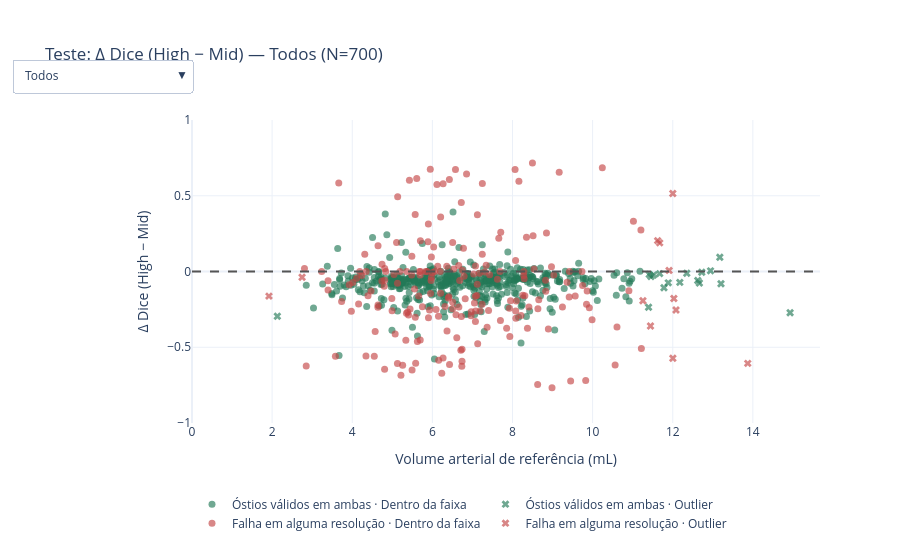

This figure's notebook cell:
### Markdown cell above
### 8.2 Volume × diferença de Dice entre resoluções

Cada ponto é um exame pareado. Valores positivos favorecem High; negativos favorecem Mid. A cor distingue sucesso dos óstios nas duas resoluções de falha em pelo menos uma delas. Os outliers são mantidos.

### Code cell
volume_delta_figure = plot_volume_dice_delta(volume_dice_pairs)
if volume_delta_figure is not None:
    volume_delta_figure.show()

### Figure 1 — Plotly figure (JSON) as saved in the notebook; plotly's stock layout.template omitted (floating-point values rounded to 4 significant figures; data arrays with more than 128 entries replaced by an {"elided": "..."} marker saying what was removed)
{"data": [{"customdata": {"elided": "472x6 mixed values"}, "hovertemplate": "Exame: %{customdata[0]}<br>Volume: %{x:.3f} mL<br>Dice Mid: %{customdata[1]:.4f}<br>Dice High: %{customdata[2]:.4f}<br>Δ Dice: %{y:.4f}<br>Óstios Mid: %{customdata[3]}<br>Óstios High: %{customdata[4]}<br>Volume: %{customdata[5]}<extra></extra>", "marker": {"color": "#247A58", "opacity": 0.65, "size": 7, "symbol": "circle"}, "mode": "markers", "name": "Óstios válidos em ambas · Dentro da faixa", "showlegend": true, "type": "scatter", "visible": true, "x": {"elided": "472 float values"}, "y": {"elided": "472 float values"}}, {"customdata": [[975, 0.7067, 0.6349, "Válidos", "Válidos", "Alto (outlier)"], [987, 0.6958, 0.6722, "Válidos", "Válidos", "Alto (outlier)"], [126, 0.7464, 0.7136, "Válidos", "Válidos", "Alto (outlier)"], [39, 0.6054, 0.3329, "Válidos", "Válidos", "Alto (outlier)"], [734, 0.5864, 0.6806, "Válidos", "Válidos", "Alto (outlier)"], [48, 0.6172, 0.5095, "Válidos", "Válidos", "Alto (outlier)"], [655, 0.7692, 0.4739, "Válidos", "Válidos", "Baixo (outlier)"], [500, 0.396, 0.1597, "Válidos", "Válidos", "Alto (outlier)"], [43, 0.6291, 0.5542, "Válidos", "Válidos", "Alto (outlier)"], [20, 0.6905, 0.6101, "Válidos", "Válidos", "Alto (outlier)"], [181, 0.7148, 0.7191, "Válidos", "Válidos", "Alto (outlier)"], [963, 0.4489, 0.4297, "Válidos", "Válidos", "Alto (outlier)"], [826, 0.7024, 0.6426, "Válidos", "Válidos", "Alto (outlier)"], [389, 0.5379, 0.5333, "Válidos", "Válidos", "Alto (outlier)"], [260, 0.5833, 0.5693, "Válidos", "Válidos", "Alto (outlier)"], [745, 0.6915, 0.6159, "Válidos", "Válidos", "Alto (outlier)"], [770, 0.6938, 0.6827, "Válidos", "Válidos", "Alto (outlier)"]], "hovertemplate": "Exame: %{customdata[0]}<br>Volume: %{x:.3f} mL<br>Dice Mid: %{customdata[1]:.4f}<br>Dice High: %{customdata[2]:.4f}<br>Δ Dice: %{y:.4f}<br>Óstios Mid: %{customdata[3]}<br>Óstios High: %{customdata[4]}<br>Volume: %{customdata[5]}<extra></extra>", "marker": {"color": "#247A58", "opacity": 0.65, "size": 7, "symbol": "x"}, "mode": "markers", "name": "Óstios válidos em ambas · Outlier", "showlegend": true, "type": "scatter", "visible": true, "x": [12.18, 11.52, 11.46, 14.93, 13.18, 11.78, 2.13, 11.4, 11.89, 13.2, 12.94, 11.41, 12.62, 12.72, 11.67, 12.66, 12.35], "y": [-0.07188, -0.02367, -0.03278, -0.2726, 0.09422, -0.1077, -0.2953, -0.2363, -0.07493, -0.08044, 0.004327, -0.01914, -0.05973, -0.004635, -0.01401, -0.07566, -0.0111]}, {"customdata": {"elided": "199x6 mixed values"}, "hovertemplate": "Exame: %{customdata[0]}<br>Volume: %{x:.3f} mL<br>Dice Mid: %{customdata[1]:.4f}<br>Dice High: %{customdata[2]:.4f}<br>Δ Dice: %{y:.4f}<br>Óstios Mid: %{customdata[3]}<br>Óstios High: %{customdata[4]}<br>Volume: %{customdata[5]}<extra></extra>", "marker": {"color": "#C44747", "opacity": 0.65, "size": 7, "symbol": "circle"}, "mode": "markers", "name": "Falha em alguma resolução · Dentro da faixa", "showlegend": true, "type": "scatter", "visible": true, "x": {"elided": "199 float values"}, "y": {"elided": "199 float values"}}, {"customdata": [[386, 0.6281, 0.4347, "Válidos", "Falha", "Alto (outlier)"], [766, 0.6833, 0.07694, "Válidos", "Falha", "Alto (outlier)"], [79, 0, 0.5152, "Falha", "Falha", "Alto (outlier)"], [172, 0.4718, 0.6607, "Falha", "Válidos", "Alto (outlier)"], [809, 0.3844, 0.222, "Falha", "Válidos", "Baixo (outlier)"], [735, 0.3855, 0.3926, "Falha", "Falha", "Alto (outlier)"], [216, 0.6697, 0.4915, "Válidos", "Falha", "Alto (outlier)"], [509, 0.7104, 0.4567, "Válidos", "Falha", "Alto (outlier)"], [458, 0.5728, 0, "Falha", "Falha", "Alto (outlier)"], [868, 0.6405, 0.6026, "Válidos", "Falha", "Baixo (outlier)"], [993, 0.3593, 0, "Falha", "Falha", "Alto (outlier)"], [703, 0.05064, 0.2544, "Válidos", "Falha", "Alto (outlier)"]], "hovertemplate": "Exame: %{customdata[0]}<br>Volume: %{x:.3f} mL<br>Dice Mid: %{customdata[1]:.4f}<br>Dice High: %{customdata[2]:.4f}<br>Δ Dice: %{y:.4f}<br>Óstios Mid: %{customdata[3]}<br>Óstios High: %{customdata[4]}<br>Volume: %{customdata[5]}<extra></extra>", "marker": {"color": "#C44747", "opacity": 0.65, "size": 7, "symbol": "x"}, "mode": "markers", "name": "Falha em alguma resolução · Outlier", "showlegend": true, "type": "scatter", "visible": true, "x": [11.26, 13.87, 12.0, 11.67, 1.921, 11.91, 12.03, 12.08, 12.0, 2.748, 11.44, 11.62], "y": [-0.1934, -0.6063, 0.5152, 0.1889, -0.1624, 0.007167, -0.1783, -0.2537, -0.5728, -0.03787, -0.3593, 0.2038]}, {"customdata": {"elided": "472x6 mixed values"}, "hovertemplate": "Exame: %{customdata[0]}<br>Volume: %{x:.3f} mL<br>Dice Mid: %{customdata[1]:.4f}<br>Dice High: %{customdata[2]:.4f}<br>Δ Dice: %{y:.4f}<br>Óstios Mid: %{customdata[3]}<br>Óstios High: %{customdata[4]}<br>Volume: %{customdata[5]}<extra></extra>", "marker": {"color": "#247A58", "opacity": 0.65, "size": 7, "symbol": "circle"}, "mode": "markers", "name": "Óstios válidos em ambas · Dentro da faixa", "showlegend": true, "type": "scatter", "visible": false, "x": {"elided": "472 float values"}, "y": {"elided": "472 float values"}}, {"customdata": [[975, 0.7067, 0.6349, "Válidos", "Válidos", "Alto (outlier)"], [987, 0.6958, 0.6722, "Válidos", "Válidos", "Alto (outlier)"], [126, 0.7464, 0.7136, "Válidos", "Válidos", "Alto (outlier)"], [39, 0.6054, 0.3329, "Válidos", "Válidos", "Alto (outlier)"], [734, 0.5864, 0.6806, "Válidos", "Válidos", "Alto (outlier)"], [48, 0.6172, 0.5095, "Válidos", "Válidos", "Alto (outlier)"], [655, 0.7692, 0.4739, "Válidos", "Válidos", "Baixo (outlier)"], [500, 0.396, 0.1597, "Válidos", "Válidos", "Alto (outlier)"], [43, 0.6291, 0.5542, "Válidos", "Válidos", "Alto (outlier)"], [20, 0.6905, 0.6101, "Válidos", "Válidos", "Alto (outlier)"], [181, 0.7148, 0.7191, "Válidos", "Válidos", "Alto (outlier)"], [963, 0.4489, 0.4297, "Válidos", "Válidos", "Alto (outlier)"], [826, 0.7024, 0.6426, "Válidos", "Válidos", "Alto (outlier)"], [389, 0.5379, 0.5333, "Válidos", "Válidos", "Alto (outlier)"], [260, 0.5833, 0.5693, "Válidos", "Válidos", "Alto (outlier)"], [745, 0.6915, 0.6159, "Válidos", "Válidos", "Alto (outlier)"], [770, 0.6938, 0.6827, "Válidos", "Válidos", "Alto (outlier)"]], "hovertemplate": "Exame: %{customdata[0]}<br>Volume: %{x:.3f} mL<br>Dice Mid: %{customdata[1]:.4f}<br>Dice High: %{customdata[2]:.4f}<br>Δ Dice: %{y:.4f}<br>Óstios Mid: %{customdata[3]}<br>Óstios High: %{customdata[4]}<br>Volume: %{customdata[5]}<extra></extra>", "marker": {"color": "#247A58", "opacity": 0.65, "size": 7, "symbol": "x"}, "mode": "markers", "name": "Óstios válidos em ambas · Outlier", "showlegend": true, "type": "scatter", "visible": false, "x": [12.18, 11.52, 11.46, 14.93, 13.18, 11.78, 2.13, 11.4, 11.89, 13.2, 12.94, 11.41, 12.62, 12.72, 11.67, 12.66, 12.35], "y": [-0.07188, -0.02367, -0.03278, -0.2726, 0.09422, -0.1077, -0.2953, -0.2363, -0.07493, -0.08044, 0.004327, -0.01914, -0.05973, -0.004635, -0.01401, -0.07566, -0.0111]}, {"customdata": [], "hovertemplate": "Exame: %{customdata[0]}<br>Volume: %{x:.3f} mL<br>Dice Mid: %{customdata[1]:.4f}<br>Dice High: %{customdata[2]:.4f}<br>Δ Dice: %{y:.4f}<br>Óstios Mid: %{customdata[3]}<br>Óstios High: %{customdata[4]}<br>Volume: %{customdata[5]}<extra></extra>", "marker": {"color": "#C44747", "opacity": 0.65, "size": 7, "symbol": "circle"}, "mode": "markers", "name": "Falha em alguma resolução · Dentro da faixa", "showlegend": false, "type": "scatter", "visible": false, "x": [], "y": []}, {"customdata": [], "hovertemplate": "Exame: %{customdata[0]}<br>Volume: %{x:.3f} mL<br>Dice Mid: %{customdata[1]:.4f}<br>Dice High: %{customdata[2]:.4f}<br>Δ Dice: %{y:.4f}<br>Óstios Mid: %{customdata[3]}<br>Óstios High: %{customdata[4]}<br>Volume: %{customdata[5]}<extra></extra>", "marker": {"color": "#C44747", "opacity": 0.65, "size": 7, "symbol": "x"}, "mode": "markers", "name": "Falha em alguma resolução · Outlier", "showlegend": false, "type": "scatter", "visible": false, "x": [], "y": []}], "layout": {"height": 550, "legend": {"orientation": "h", "y": -0.22}, "margin": {"b": 120, "t": 120}, "shapes": [{"line": {"color": "#555555", "dash": "dash"}, "type": "line", "x0": 0, "x1": 1, "xref": "x domain", "y0": 0, "y1": 0, "yref": "y"}], "title": {"text": "Teste: Δ Dice (High − Mid) — Todos (N=700)"}, "updatemenus": [{"active": 0, "buttons": [{"args": [{"visible": [true, true, true, true, false, false, false, false]}, {"annotations": [], "title": {"text": "Teste: Δ Dice (High − Mid) — Todos (N=700)"}}], "label": "Todos", "method": "update"}, {"args": [{"visible": [false, false, false, false, true, true, true, true]}, {"annotations": [], "title": {"text": "Teste: Δ Dice (High − Mid) — Óstios válidos em ambas (N=489)"}}], "label": "Óstios válidos em ambas", "method": "update"}], "x": 0, "y": 1.2}], "xaxis": {"autorange": false, "range": [0, 15.68], "title": {"text": "Volume arterial de referência (mL)"}}, "yaxis": {"autorange": false, "range": [-1, 1], "title": {"text": "Δ Dice (High − Mid)"}}}}
